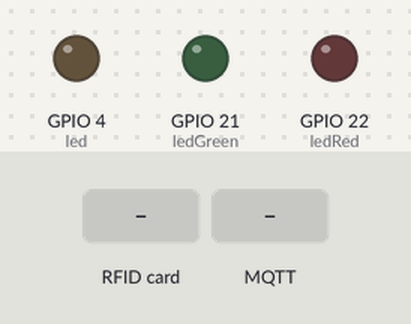
Simulated run of this program. Board: ESP32. On the bench: output pins drawn as LEDs (lit = HIGH). The test bench sets the inputs (shaded band). WiFi joins after 1.5 s; servers stay silent unless stated; random numbers use the default seed unless the program sets one; no MQTT or app messages arrive unless stated; what the program prints to the serial monitor is not drawn.

Above: at 5.4 s.
5.5 s: RFID card AC AC AC AC held to the reader
At 5.9 s:
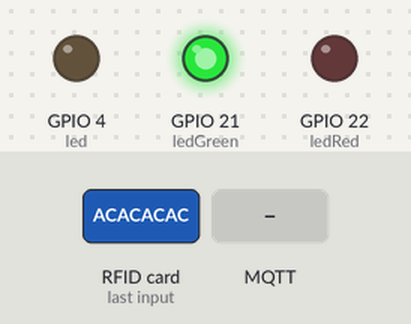
7.5 s: MQTT message "ON" arrives on the second subscribed topic
At 7.9 s:
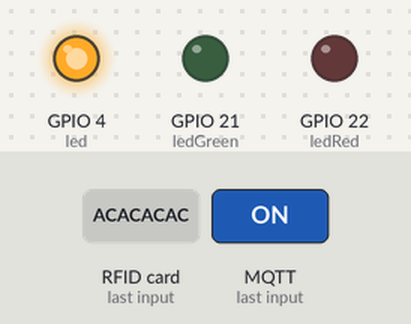
9.0 s: RFID card 5E 7A 19 C4 held to the reader
At 9.4 s:
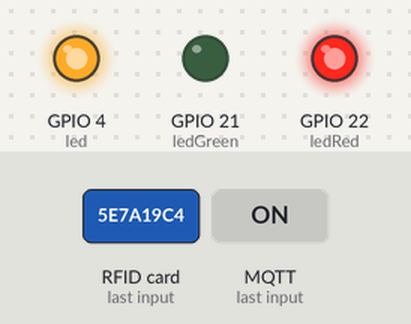
11.0 s: RFID card AC AC AC AC held to the reader
At 11.4 s:
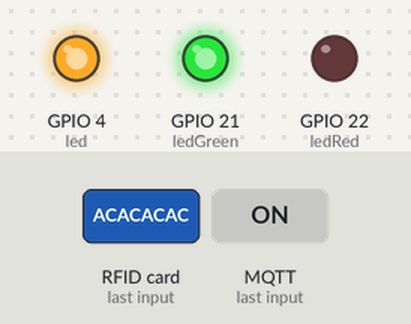
Timing chart, 0 to 14.0 s (numbered marks = the images above; inputs shaded):
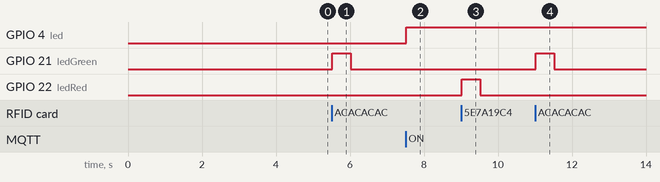

The program:

main.cpp
```cpp
#include <Arduino.h>
#include <WiFi.h>
#include <PubSubClient.h>
#include <ArduinoJson.h>
#include <SPI.h>
#include <MFRC522.h>
#include "Credential1.h"

// ===== RFID Configuration =====
const int SS_PIN = 26;
const int RST_PIN = 5;
MFRC522 rfid(SS_PIN, RST_PIN);

// ===== LED Configuration =====
const byte ledGreen = 21;
const byte ledRed = 22;
const byte led = 4; // From first code

// ===== MQTT Configuration =====
String clientID = "ESP32-";
const char *mqtt_server = "192.168.1.18";
const char *mqtt_user = "Melek";
const char *mqtt_password = "Melek2005";
WiFiClient espClient;
PubSubClient client(espClient);

// ===== Global Variables =====
bool checkIn = true;
unsigned long previousMillis = millis();
const unsigned long DHT_INTERVAL = 5000; // Send DHT data every 5 seconds

// ===== WiFi Connection =====
void connectAP()
{
    Serial.println("\nConnecting to WiFi...");
    Serial.print("SSID: ");
    Serial.println(ssid);

    WiFi.begin(ssid, password);
    byte cnt = 0;

    while (WiFi.status() != WL_CONNECTED)
    {
        delay(1000);
        Serial.print(".");
        cnt++;
        if (cnt > 30)
        {
            Serial.println("\nWiFi connection timeout! Restarting...");
            ESP.restart();
        }
    }

    Serial.println("\n✓ WiFi Connected!");
    Serial.print("IP Address: ");
    Serial.println(WiFi.localIP());
}

// ===== MQTT Reconnect =====
void reconnect()
{
    int attempts = 0;
    while (!client.connected() && attempts < 10)
    {
        Serial.print("Attempting MQTT connection to: ");
        Serial.print(mqtt_server);
        Serial.print(":1884 with user: ");
        Serial.println(mqtt_user);

        clientID = "ESP32-";
        clientID += String(random(0xffff), HEX);
        Serial.print("Client ID: ");
        Serial.println(clientID);

        if (client.connect(clientID.c_str(), mqtt_user, mqtt_password))
        {
            Serial.println("✓ Connected to MQTT!");
            client.subscribe("fromNodeRED");
            client.subscribe("LedState");
            client.subscribe("JSONfromNodeRED");
            client.subscribe("RFIDCommand");
            return;
        }
        else
        {
            int state = client.state();
            Serial.print("✗ Failed, code: ");
            Serial.println(state);

            switch (state)
            {
            case -4:
                Serial.println("MQTT_CONNECTION_TIMEOUT");
                break;
            case -3:
                Serial.println("MQTT_CONNECTION_LOST");
                break;
            case -2:
                Serial.println("MQTT_CONNECT_FAILED");
                break;
            case -1:
                Serial.println("MQTT_DISCONNECTED");
                break;
            case 0:
                Serial.println("Connected");
                break;
            case 1:
                Serial.println("Bad protocol version");
                break;
            case 2:
                Serial.println("Bad client id");
                break;
            case 3:
                Serial.println("Unavailable");
                break;
            case 4:
                Serial.println("Bad credentials");
                break;
            case 5:
                Serial.println("Unauthorized");
                break;
            }

            Serial.println("Retrying in 5 seconds...\n");
            delay(5000);
            attempts++;
        }
    }
    Serial.println("Failed to connect after multiple attempts");
}

// ===== MQTT Callback =====
void callback(char *topic, byte *message, unsigned int length)
{
    String messageTemp;
    for (int i = 0; i < length; i++)
    {
        messageTemp += (char)message[i];
    }

    Serial.print("Message arrived on topic: ");
    Serial.print(topic);
    Serial.print(" | Message: ");
    Serial.println(messageTemp);

    if (String(topic) == "fromNodeRED")
    {
        Serial.println("Received from Node-RED: " + messageTemp);
    }
    else if (String(topic) == "LedState")
    {
        if (messageTemp == "ON")
        {
            digitalWrite(led, HIGH);
            Serial.println("LED turned ON");
        }
        else if (messageTemp == "OFF")
        {
            digitalWrite(led, LOW);
            Serial.println("LED turned OFF");
        }
    }
    else if (String(topic) == "JSONfromNodeRED")
    {
        JsonDocument doc;
        DeserializationError error = deserializeJson(doc, messageTemp);

        if (error)
        {
            Serial.print("deserializeJson() failed: ");
            Serial.println(error.c_str());
            return;
        }

        const char *device = doc["device"];
        int threshold = doc["threshold"];

        Serial.println("=== JSON Data Received ===");
        Serial.print("Device: ");
        Serial.println(device);
        Serial.print("Threshold: ");
        Serial.println(threshold);
        Serial.println("========================\n");
    }
    else if (String(topic) == "RFIDCommand")
    {
        if (messageTemp == "ENABLE")
        {
            checkIn = true;
            digitalWrite(ledGreen, HIGH);
            Serial.println("RFID Check-in ENABLED");
        }
        else if (messageTemp == "DISABLE")
        {
            checkIn = false;
            digitalWrite(ledGreen, LOW);
            Serial.println("RFID Check-in DISABLED");
        }
    }
}

// ===== RFID Card Detection & Processing =====
void processRFIDCard()
{
    if (!rfid.PICC_IsNewCardPresent())
    {
        return;
    }
    if (!rfid.PICC_ReadCardSerial())
    {
        return;
    }

    // Read UID
    String content = "";
    for (byte i = 0; i < rfid.uid.size; i++)
    {
        content.concat(String(rfid.uid.uidByte[i] < 0x10 ? " 0" : " "));
        content.concat(String(rfid.uid.uidByte[i], HEX));
    }
    content.toUpperCase();

    // Get card type
    MFRC522::PICC_Type piccType = rfid.PICC_GetType(rfid.uid.sak);

    Serial.println("\n=== RFID Card Detected ===");
    Serial.print("Card UID: ");
    Serial.println(content);
    Serial.print("Card Type: ");
    Serial.println(rfid.PICC_GetTypeName(piccType));
    Serial.println("===========================\n");

    // Check for specific card
    if (content.substring(1) == "AC AC AC AC")
    {
        Serial.println("✓ Authorized card detected!");
        digitalWrite(ledGreen, HIGH);
        digitalWrite(ledRed, LOW);

        // Send RFID data via MQTT
        JsonDocument doc;
        doc["cardUID"] = content;
        doc["status"] = "Authorized";
        doc["timestamp"] = millis();

        char buff[256];
        serializeJson(doc, buff);
        client.publish("RFID/readings", buff);

        delay(500);
        digitalWrite(ledGreen, LOW);
    }
    else
    {
        Serial.println("✗ Unauthorized card detected!");
        digitalWrite(ledRed, HIGH);
        digitalWrite(ledGreen, LOW);

        // Send RFID data via MQTT
        JsonDocument doc;
        doc["cardUID"] = content;
        doc["status"] = "Unauthorized";
        doc["timestamp"] = millis();

        char buff[256];
        serializeJson(doc, buff);
        client.publish("RFID/readings", buff);

        delay(500);
        digitalWrite(ledRed, LOW);
    }

    // Halt PICC
    rfid.PICC_HaltA();
    rfid.PCD_StopCrypto1();
}

// ===== Setup =====
void setup()
{
    Serial.begin(115200);
    delay(2000);

    // Initialize pins
    pinMode(ledGreen, OUTPUT);
    pinMode(ledRed, OUTPUT);
    pinMode(led, OUTPUT);
    digitalWrite(ledGreen, LOW);
    digitalWrite(ledRed, LOW);
    digitalWrite(led, LOW);

    // Initialize RFID
    SPI.begin();
    rfid.PCD_Init();
    Serial.println("✓ RFID module is ready");

    // Connect to WiFi & MQTT
    connectAP();

    // ===== Network Diagnostic =====
    Serial.println("\n=== Network Diagnostic ===");
    Serial.print("Broker address: ");
    Serial.println(mqtt_server);

    // Test if broker IP is reachable
    IPAddress brokerIP;
    if (WiFi.hostByName(mqtt_server, brokerIP))
    {
        Serial.print("✓ Broker IP resolved to: ");
        Serial.println(brokerIP);
    }
    else
    {
        Serial.println("✗ Cannot resolve broker IP - check your 192.168.1.18 address");
    }

    // Try to connect to port 1884 manually (timeout test)
    Serial.print("Testing connection to ");
    Serial.print(mqtt_server);
    Serial.println(":1884...");

    WiFiClient testClient;
    testClient.setTimeout(5000);  // 5 second timeout
    if (testClient.connect(mqtt_server, 1884))
    {
        Serial.println("✓ TCP connection successful!");
        testClient.stop();
    }
    else
    {
        Serial.println("✗ Cannot reach broker on port 1884");
        Serial.println("  → Check: Is PC IP 192.168.1.18 correct?");
        Serial.println("  → Check: Is your WiFi router blocking local traffic?");
        Serial.println("  → Check: Is Windows Firewall blocking port 1884?");
    }

    Serial.println("===========================\n");

    client.setServer(mqtt_server, 1884);
    client.setCallback(callback);

    Serial.println("System ready!\n");
}

// ===== Main Loop =====
void loop()
{
    // Ensure MQTT connection
    if (!client.connected())
    {
        reconnect();
    }
    client.loop();

    // Process RFID card detection
    if (checkIn)
    {
        processRFIDCard();
    }

    // Optional: Send DHT readings every 5 seconds (if DHT sensor present)
    unsigned long currentMillis = millis();
    if (currentMillis - previousMillis >= DHT_INTERVAL)
    {
        previousMillis = currentMillis;
        // Uncomment if DHT sensor is connected:
        // sendDHTvalues();
    }
}
```

Credential1.h
```cpp
const char *ssid = "TOPNET_9890";
const char *password = "cjuuie2aej";
```

Measured:
- after the input at 5.5 s, GPIO 21 (ledGreen): LOW → HIGH at once, → LOW 0.50 s later
- after the input at 7.5 s, GPIO 4 (led): LOW → HIGH at once
- after the input at 9.0 s, GPIO 22 (ledRed): LOW → HIGH at once, → LOW 0.50 s later
- after the input at 11.0 s, GPIO 21 (ledGreen): LOW → HIGH at once, → LOW 0.50 s later
